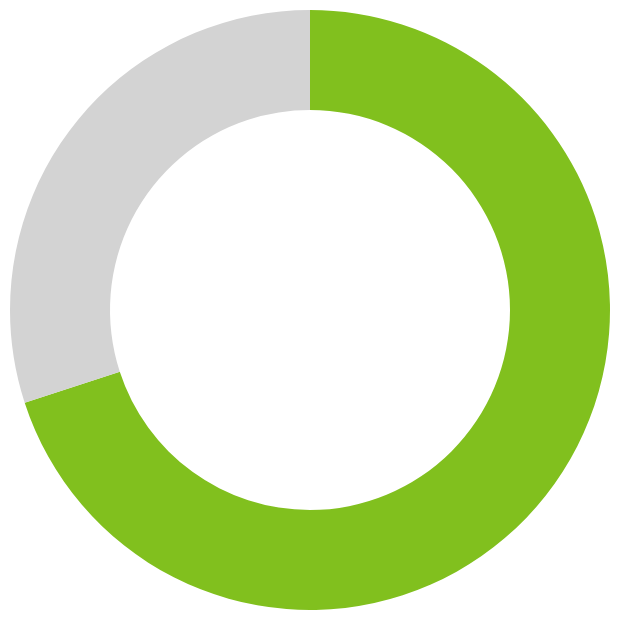

The notebook cell this image was saved under:
### Code cell
chart = alt.Chart(df).mark_arc(
    innerRadius=100,
    outerRadius=150
).encode( 
    theta='percentage',
    color=alt.Color('color', scale=None),
    tooltip='label'
).properties(
    width=300,
    height=300
)

chart

### Figure 1 — Vega-Lite specification as saved in the notebook (floating-point values rounded to 4 significant figures)
{"config": {"view": {"continuousWidth": 300, "continuousHeight": 300}}, "data": {"name": "data-9e1d92d478b8e22793b2b4364440c5e8"}, "mark": {"type": "arc", "innerRadius": 100, "outerRadius": 150}, "encoding": {"color": {"field": "color", "scale": null, "type": "nominal"}, "theta": {"field": "percentage", "type": "quantitative"}, "tooltip": {"field": "label", "type": "nominal"}}, "height": 300, "width": 300, "$schema": "https://vega.github.io/schema/vega-lite/v5.20.1.json", "datasets": {"data-9e1d92d478b8e22793b2b4364440c5e8": [{"percentage": 0.7, "label": "70%", "color": "#81c01e"}, {"percentage": 0.3, "label": "30%", "color": "lightgray"}]}}
